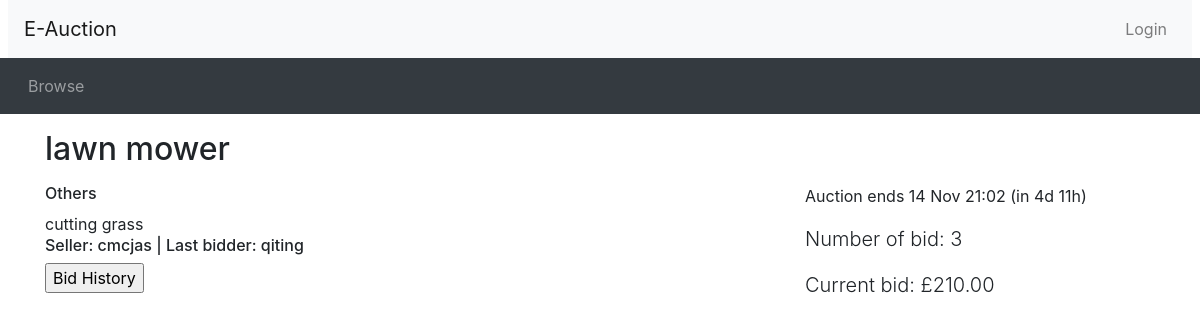
Page /listing.php?auction_id=9 on the committed database.
### tables this page shows
CREATE TABLE `Auction` (
  `auctionID` int NOT NULL,
  `title` varchar(100) NOT NULL,
  `itemCondition` varchar(100) NOT NULL,
  `description` varchar(200) NOT NULL,
  `category` varchar(100) NOT NULL,
  `startDate` datetime NOT NULL,
  `startingPrice` float NOT NULL,
  `reservePrice` float NOT NULL,
  `endDate` datetime NOT NULL,
  `noBid` int NOT NULL,
  `winner` varchar(100) NOT NULL,
  `sellerName` varchar(100) NOT NULL
);

### utilities.php (called while the page is built, shortened)
<?php
function display_time_remaining($interval) {
    if ($interval->days == 0 && $interval->h == 0) {
      $time_remaining = $interval->format('%im %Ss');
    }
    else if ($interval->days == 0) {
      $time_remaining = $interval->format('%hh %im');
    }
    else {
      $time_remaining = $interval->format('%ad %hh');
    }
  return $time_remaining;
}
?>

### listing.php (the view, shortened to what this page needs)
<?php include_once("header.php")?>
<?php require("utilities.php")?>
<?php
  $auction_id = $_GET['auction_id'];
  require_once "database.php";
  $sql = "SELECT * FROM Auction WHERE auctionID = '$auction_id'";
  $sql2 = "SELECT buyerName FROM Bid WHERE auctionID = '$auction_id' AND price = (SELECT MAX(price) FROM Bid WHERE
  auctionID = '$auction_id')";
  $result = mysqli_query($conn, $sql);
  $result2 = mysqli_query($conn, $sql2);
  $row = mysqli_fetch_assoc($result);
  $row2 = mysqli_fetch_assoc($result2);
  $lastBidder = $row2['buyerName'];
  $title = "$row[title]";
  $condition = "$row[itemCondition]";
  $description = "$row[description]";
  $current_price = $row['startingPrice'];
  $num_bids = $row['noBid'];
  $end_time = new DateTime($row['endDate']);
  $seller = "$row[sellerName]";
  $now = new DateTime();
  if ($now < $end_time) {
    $time_to_end = date_diff($now, $end_time);
    $time_remaining = ' (in ' . display_time_remaining($time_to_end) . ')';
  }
?>
<div class="container">
<div class="row">
  <div class="col-sm-8">
    <h2 class="my-3"><?php echo($title); ?></h2>
  </div>
</div>
<div class="row">
  <div class="col-sm-8">
    <div class="itemDescription">
    <?php echo("<h6>$condition</h6>"); ?>
    <?php echo($description); ?>
    </div>
    <?php echo("<h6>Seller: $seller | Last bidder: $lastBidder</h6>"); ?>
    <?php echo('<a href="bid_history.php?auction_id=' . $auction_id . '"><input type="submit" value="Bid History" /></a>');?>
  </div>
  <div class="col-sm-4">
<?php if ($now > $end_time): ?>
     This auction ended <?php echo(date_format($end_time, 'j M H:i')) ?>
<?php else: ?>
     Auction ends <?php echo(date_format($end_time, 'j M H:i') . $time_remaining) ?></p>
    <p class="lead">Number of bid: <?php echo(number_format($num_bids)) ?></p>
    <p class="lead">Current bid: £<?php echo(number_format($current_price, 2)) ?></p>
<?php endif ?>
  </div>
</div>
<?php include_once("footer.php")?>

### rows in the picture
auction: title "lawn mower", itemCondition "Others", description "cutting grass", sellerName "cmcjas", endDate "14 Nov 21:02", endDate "(in 4d 11h)", noBid "3", startingPrice "210.00"

### other values in the picture
$lastBidder "qiting"
